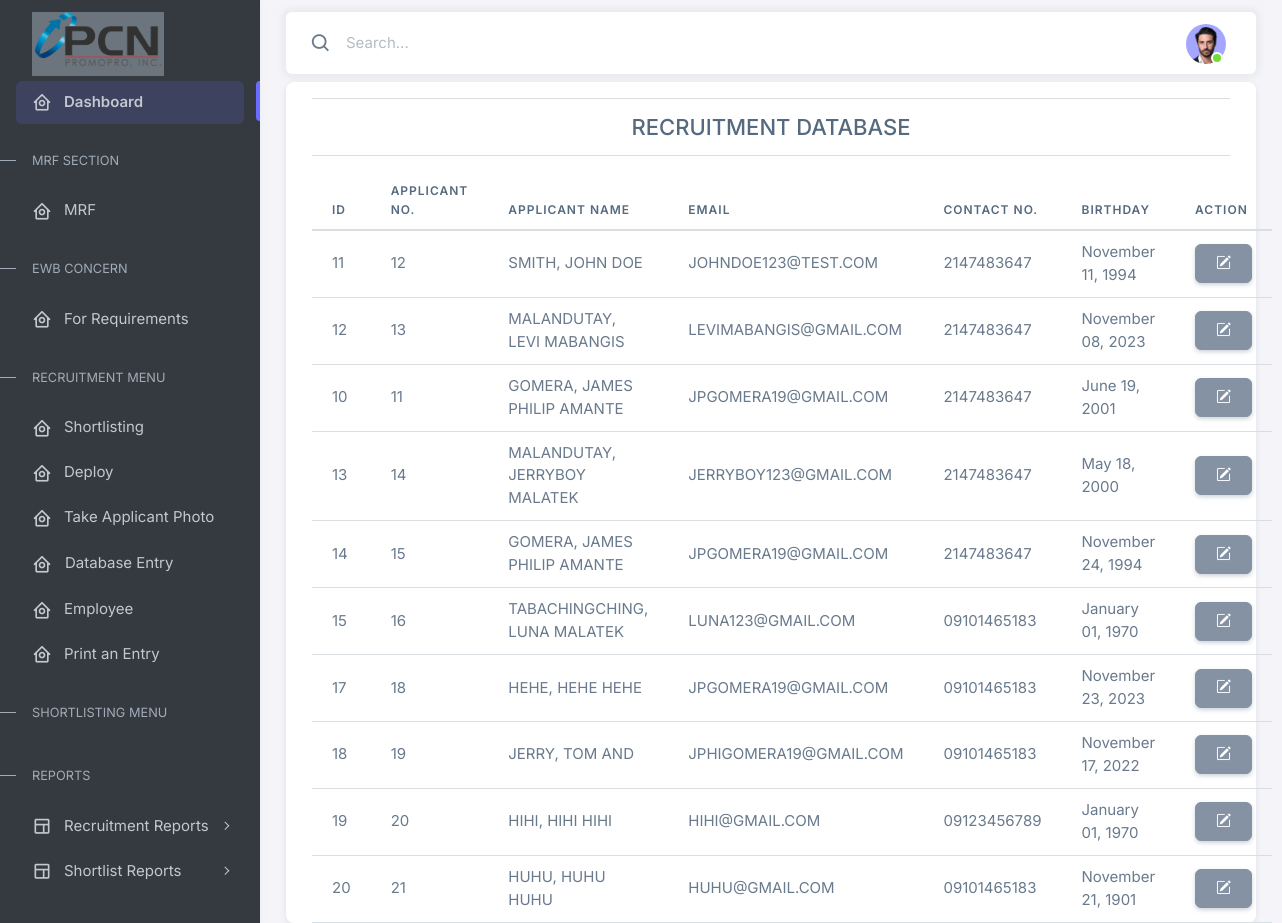
Page /recruitment/views/view_database.php (signed in) on the earlier database version.
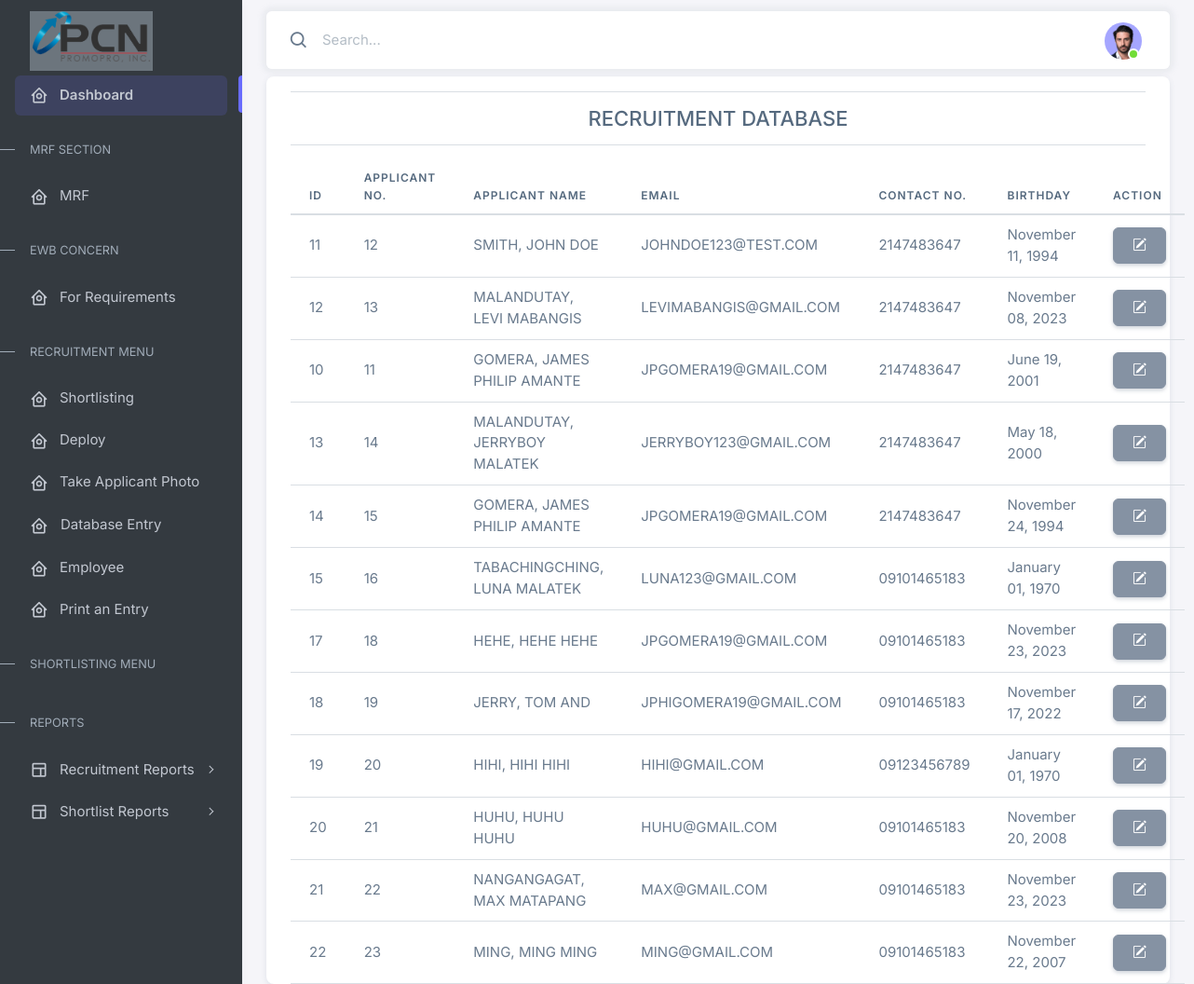
Same page on the later database version.
### tables this page shows
CREATE TABLE `employees` (
  `id` int(11) NOT NULL,
  `tracking` varchar(255) NOT NULL,
  `photopath` varchar(255) NOT NULL,
  `dapplied` varchar(255) NOT NULL,
  `app_id` int(11) NOT NULL,
  `appno` varchar(255) NOT NULL,
  `source` varchar(255) NOT NULL,
  `lastnameko` varchar(255) NOT NULL,
  `firstnameko` varchar(255) NOT NULL,
  `mnko` varchar(255) NOT NULL,
  `extnname` varchar(255) NOT NULL,
  `maiden_name` varchar(255) NOT NULL,
  `paddress` varchar(255) NOT NULL,
  `cityn` varchar(255) NOT NULL,
  `regionn` varchar(255) NOT NULL,
  `peraddress` varchar(255) NOT NULL,
  `birthday` varchar(255) NOT NULL,
  `age` varchar(255) NOT NULL,
  `gendern` varchar(255) NOT NULL,
  `civiln` varchar(255) NOT NULL,
  `cpnum` varchar(255) NOT NULL,
  `landline` varchar(255) NOT NULL,
  `emailadd` varchar(255) NOT NULL,
  `despo` varchar(255) NOT NULL,
  `classn` varchar(255) NOT NULL,
  `idenn` varchar(255) NOT NULL,
  `sssnum` varchar(255) NOT NULL,
  `pagibignum` varchar(255) NOT NULL,
  `phnum` varchar(255) NOT NULL,
  `tinnum` varchar(255) NOT NULL,
  `policed` varchar(255) NOT NULL,
  `brgyd` varchar(255) NOT NULL,
  `nbid` varchar(255) NOT NULL,
  `psa` varchar(255) NOT NULL,
  `remarks` varchar(255) NOT NULL,
  `actionpoint` varchar(255) NOT NULL DEFAULT 'ACTIVE',
  `reasonofaction` varchar(255) NOT NULL,
  `dateofaction` varchar(255) NOT NULL,
  `ewbdeploy` varchar(255) NOT NULL,
  `ewbdate` varchar(255) NOT NULL,
  `ewb_status` varchar(255) NOT NULL,
  `ewb_reason` varchar(3000) NOT NULL,
  `recruitment_reason` varchar(3000) NOT NULL,
  `ewb_date_declined` varchar(255) NOT NULL,
  `e_person` varchar(255) NOT NULL,
  `e_address` varchar(255) NOT NULL,
  `e_number` varchar(255) NOT NULL,
  `ter_date` varchar(255) NOT NULL,
  `ter_person` varchar(255) NOT NULL,
  `res_date` text NOT NULL,
  `res_person` varchar(255) NOT NULL,
  `end_con` varchar(255) NOT NULL,
  `ter_reason` varchar(255) NOT NULL,
  `unter_reason` varchar(255) NOT NULL,
  `res_reason` varchar(255) NOT NULL,
  `retrench_date` varchar(255) NOT NULL,
  `retrench_reason` varchar(255) NOT NULL,
  `retrench_personel` varchar(255) NOT NULL,
  `created_by` varchar(255) NOT NULL,
  `ewb_verified_by` varchar(255) NOT NULL,
  `is_deleted` int(11) NOT NULL DEFAULT '0'
);

### recruitment/views/view_database.php (the view, shortened to what this page needs)
<?php
include '../../connect.php';
if(isset($_SESSION['username'], $_SESSION['password'])){
?>
<!DOCTYPE html>
<html lang="en">
<head>
</head>
<body>
    <div class="layout-wrapper layout-content-navbar">
        <div class="layout-container">
            <?php include '../components/sidebar.php'; ?>
            <div class="layout-page">
                <?php include '../components/navbar.php'; ?>
                <div class="content-wrapper mt-2">
                    <div class="container">
                        <div class="card">
                            <div class="container">
                                <hr>
                                <div class="title justify-content-center align-items-center mx-auto text-center">
                                    <h4 class="fs-4">
                                        RECRUITMENT DATABASE
                                    </h4>
                                </div>
                                <hr>
                                <table id="example" class="table" style="width:100%;">
                                    <thead>
                                        <tr>
                                            <th> ID </th>
                                            <th> Applicant No. </th>
                                            <th> Applicant Name </th>
                                            <th> Email </th>
                                            <th> Contact No. </th>
                                            <th> Birthday </th>
                                            <th> Action </th>
                                        </tr>
                                    </thead>
                                    <tbody>
                                        <?php
                                        $resultx = mysqli_query($link, "SELECT * FROM employees ");
                                        while ($rowx = mysqli_fetch_assoc($resultx)) {
                                            $birthday = $rowx['birthday'];
                                            $timestamp_birthday = strtotime($birthday);
                                            $formattedDate_birthday = date("F d, Y", $timestamp_birthday);
                                        ?>
                                            <tr>
                                                <td> <?php echo $rowx['id'] ?> </td>
                                                <td> <?php echo $rowx['appno'] ?> </td>
                                                <td> <?php echo $rowx['lastnameko'] . ", " . $rowx['firstnameko'] . " " . $rowx['mnko'] ?> </td>
                                                <td> <?php echo $rowx['emailadd'] ?> </td>
                                                <td> <?php echo $rowx['cpnum'] ?> </td>
                                                <td> <?php echo $formattedDate_birthday ?> </td>
                                                <td> <button type="button" class="btn btn-secondary" data-bs-toggle="tooltip" data-bs-placement="top" data-bs-title="Print MRF"><i class="bi bi-pencil-square"></i></button></td>
                                            </tr>
                                        <?php
                                        } ?>
                                    </tbody>
                                </table>
                            </div>
                        </div>
                    </div>
                </div>
            </div>
        </div>
    </div>
</body>
</html>
<?php
}
else{
    header("Location: ../../index.php");
    session_destroy();
    exit(0);
}
?>

Differences in the rows shown:
changed employees "HUHU": birthday "November 21, 1901" → "November 20, 2008"
added employees: id "21", appno "22", lastnameko "NANGANGAGAT", firstnameko "MAX", mnko "MATAPANG", emailadd "MAX@GMAIL.COM", cpnum "09101465183", birthday "November 23, 2023"
added employees: id "22", appno "23", lastnameko "MING", firstnameko "MING", mnko "MING", emailadd "MING@GMAIL.COM", cpnum "09101465183", birthday "November 22, 2007"
